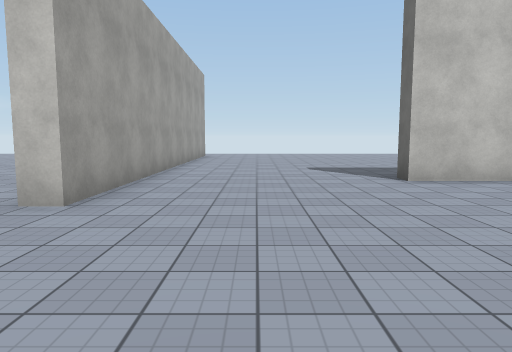
[1] (above)

24 first-person views from a walk through a scene from a Unity 3-D project. The camera is 1.5 m above the floor, tilts 6° down and sees 70° across. The floor is counted in squares, 2 m on a side. Each view is taken from the middle of a square. On the plan, view 1 faces up. The plan holds only what a view shows up to about 11 squares ahead; the rest is blank. The place goes on beyond the plan. The player character is not drawn. Surface patterns are stand-ins for the level's own textures.

[2]
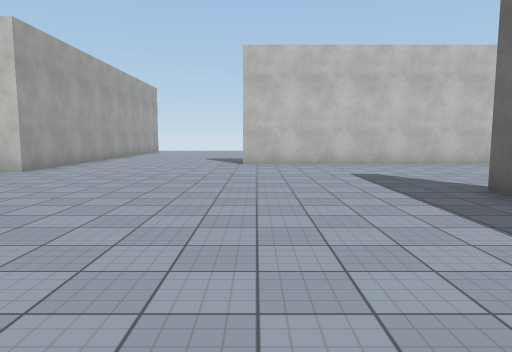

[3]
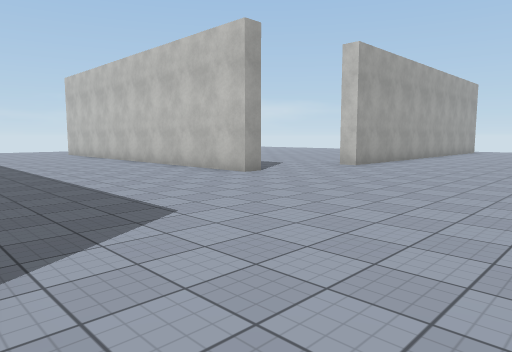

[4]
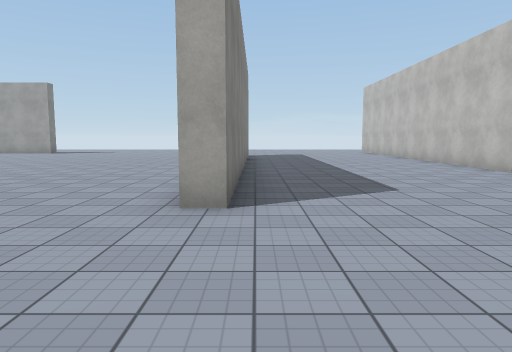

[5]
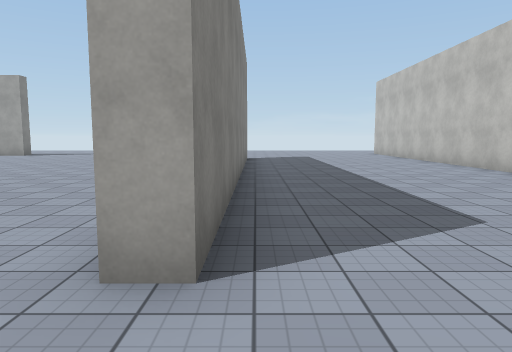

[6]
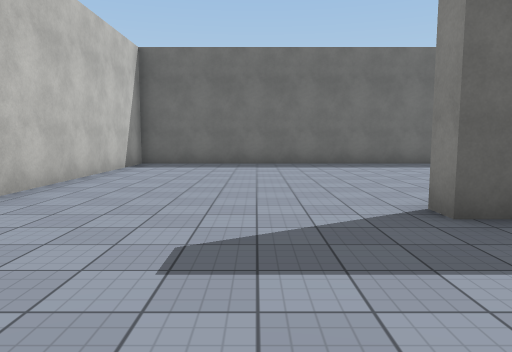

[7]
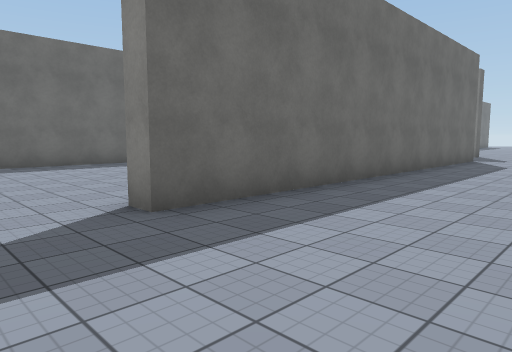

[8]
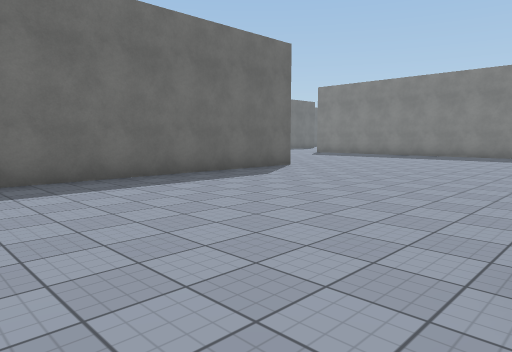

[9]
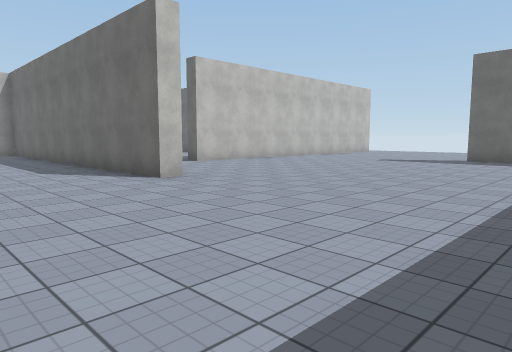

[10]
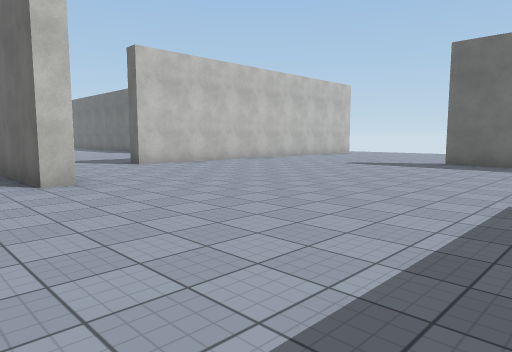

[11]
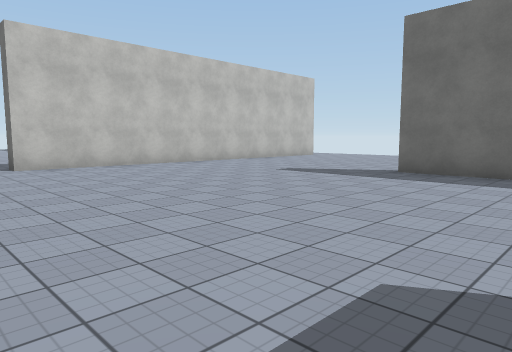

[12]
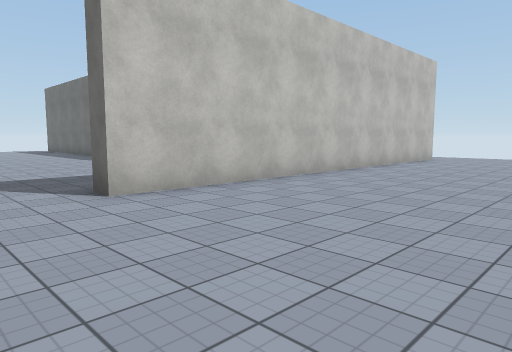

[13]
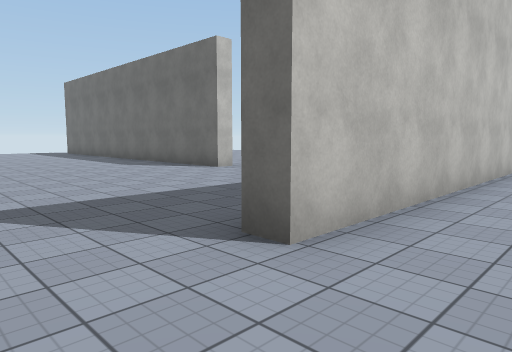

[14]
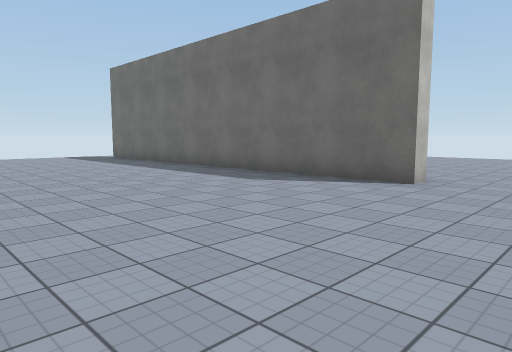

[15]
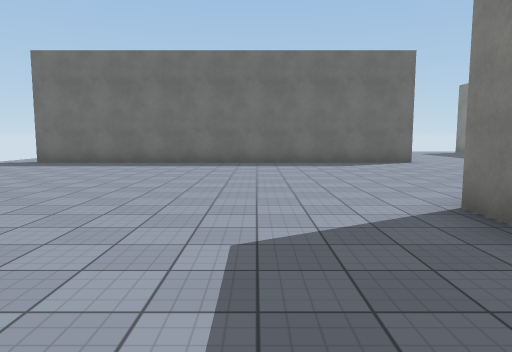

[16]
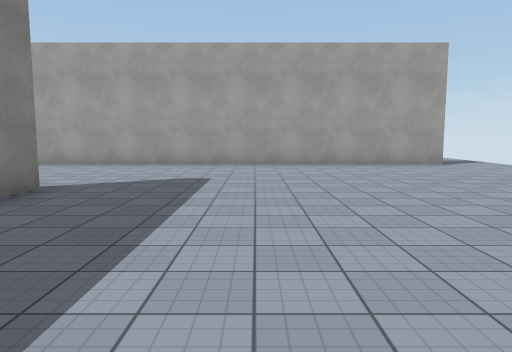

[17]
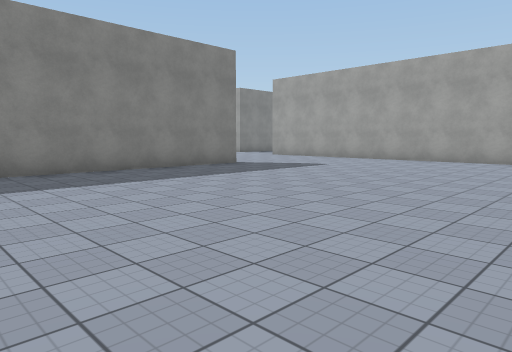

[18]
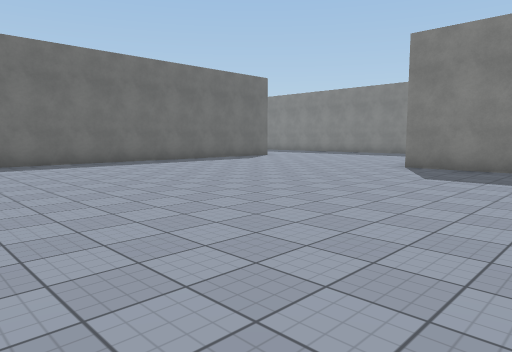

[19]
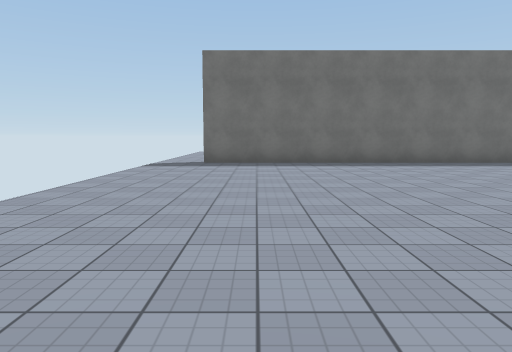

[20]
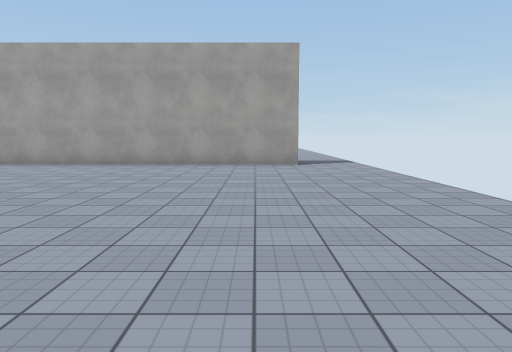

[21]
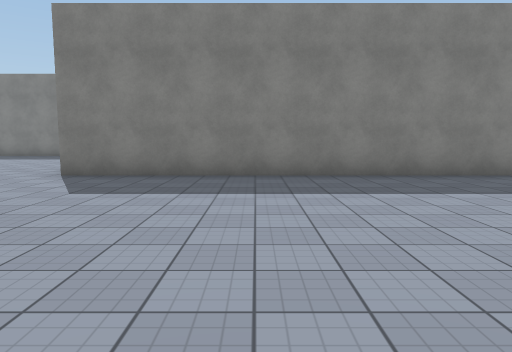

[22]
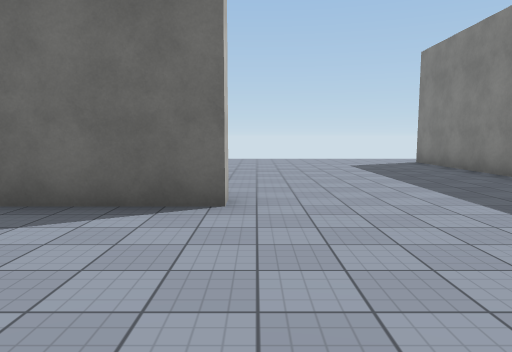

[23]
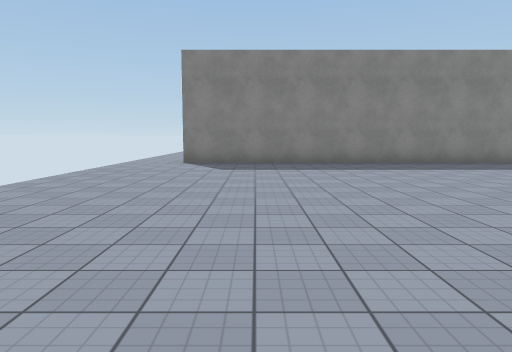

[24]
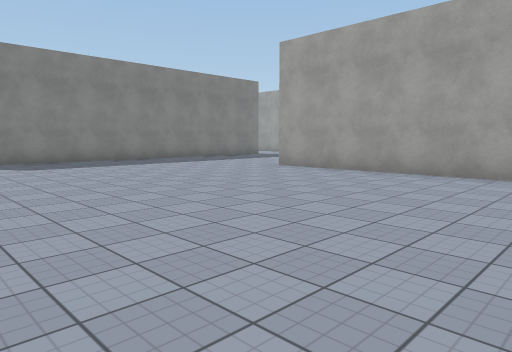

### Floor plan
Points are (right, up) in squares from view 1. A wall is a line through its corners. A room is listed if a view was taken in it or the views show most of it. See-through windows are left out.
Room 1 (views 1, 2, 3, 4, 5, 6, 7, 8, 9, 10, 11, 12, 13, 14, 15, 16, 17, 18, 19, 20, 21, 22, 23, 24)
walls: (18.4, -0.9) (28.2, -0.9); (14.1, -4.9) (13.5, -4.9) (13.5, 6.3) (2.6, 6.3) (2.6, 6.8) (13.9, 6.8); (21.4, 9.8) (21.4, 4.3) (21, 4.3) (21, 15.6); (6.3, -9.4) (6.3, 1.2) (6.9, 1.2); (26.1, -1.4) (16.9, -1.4) (16.9, -0.9); (-2.8, 1) (-2.8, 0.5) (-8.1, 0.5); (22.8, -9.8) (22.8, -7.5); (-2.1, 15.2) (-2.1, 3.9); (-7.6, -5.3) (1.2, -5.3) (1.2, -5.9)
ways out: opening at (-2.5, 2.5); opening at (-2, 16)

Where each view was taken, in squares from view 1:
view 1: 0 up, 0 right, facing up
view 2: 4 down, 3 right, facing up
view 3: 5 down, 3 right, facing up-left
view 4: 5 down, 5 right, facing left
view 5: 5 down, 3 right, facing left
view 6: 3 up, 3 right, facing right
view 7: 3 up, 3 right, facing down-right
view 8: 3 up, 7 right, facing down-right
view 9: 11 down, 10 right, facing up-right
view 10: 11 down, 12 right, facing up-right
view 11: 11 down, 15 right, facing up-right
view 12: 6 down, 15 right, facing up-right
view 13: 3 down, 15 right, facing up-right
view 14: 2 up, 15 right, facing up-right
view 15: 9 up, 10 right, facing right
view 16: 10 up, 8 right, facing left
view 17: 15 up, 10 right, facing down-left
view 18: 16 up, 10 right, facing down-right
view 19: 14 up, 10 right, facing right
view 20: 14 up, 8 right, facing left
view 21: 14 up, 10 right, facing down
view 22: 4 up, 17 right, facing right
view 23: 10 up, 26 right, facing down
view 24: 11 up, 29 right, facing down-left
